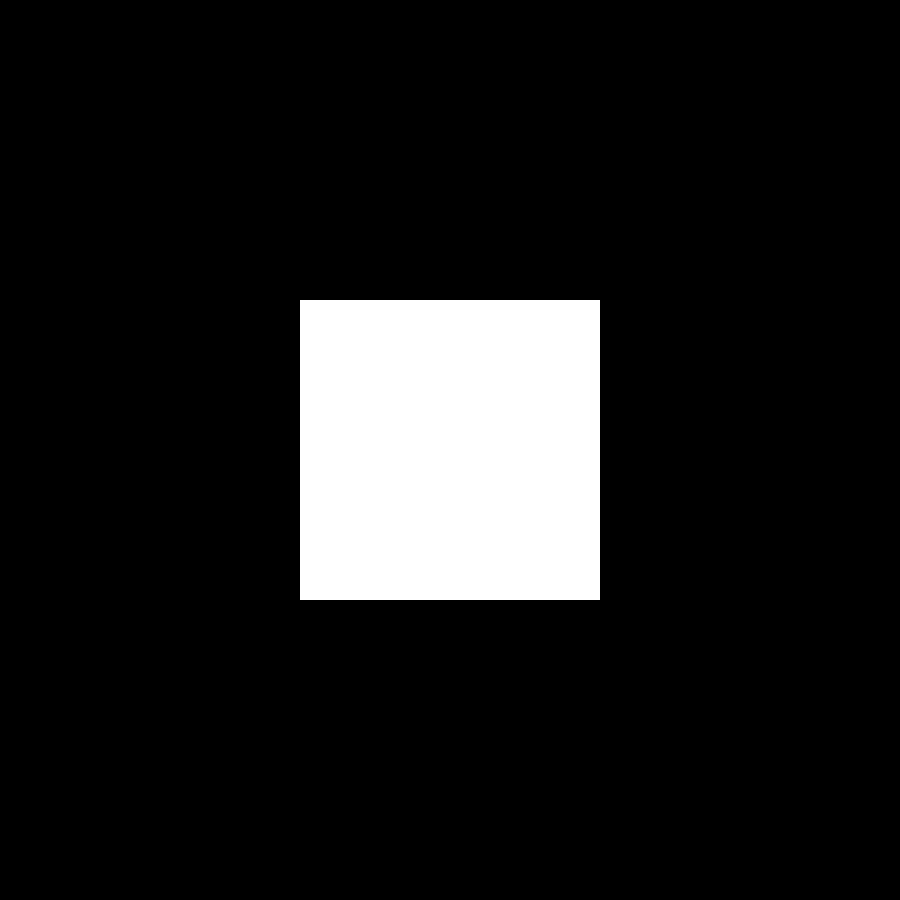
Frame 1 (no input)
Frame 60 (the mouse pressed at the canvas centre just before this capture): identical to frame 1, image omitted
Frame 120 (the mouse held since frame 60 and released just before this capture): identical to frame 1, image omitted

The Processing sketch that drew this single still picture (run headless with seeded random() and noise(); from frame 60 on, the mouse is pressed at the canvas centre):

// Processing sketch: sketch_200824b
// ── sketch_200824b.pde


  
void setup() {
  size(900, 900);
  background(0);
  fill(255);
  noStroke();

 
}

void draw() {
  background(0);

  Square s = new Square(new PVector(width/2, height/2), 300);
  s.show();

}


class Square {
  PVector c;
  float l;
  Square(PVector center, float sideLength) {
    c=center;
    l=sideLength;
  }
  void show() {
    float tlx = c.x - l/2;
    float tly = c.y - l/2;
    rect(tlx,tly,l,l);
  }
}
class Triangle {
  PVector c, bl, top, br;
  float l;
  Triangle(PVector center, float sideLength) {
    c=center;
    l=sideLength;
    float midLine = sin(radians(60)) * sideLength;
    float halfBottomLine = sqrt(sideLength*sideLength - midLine*midLine);
    float blx = center.x - halfBottomLine;
    float bly = center.x + midLine/2;
    bl = new PVector(blx, bly);
    float brx = center.x + halfBottomLine;
    float bry = center.x + midLine/2;
    br = new PVector(brx, bry);
    top = new PVector(center.x, center.y - midLine/2);
  }
  void show() {
    triangle(bl.x, bl.y, top.x, top.y, br.x, br.y);
  }
}
